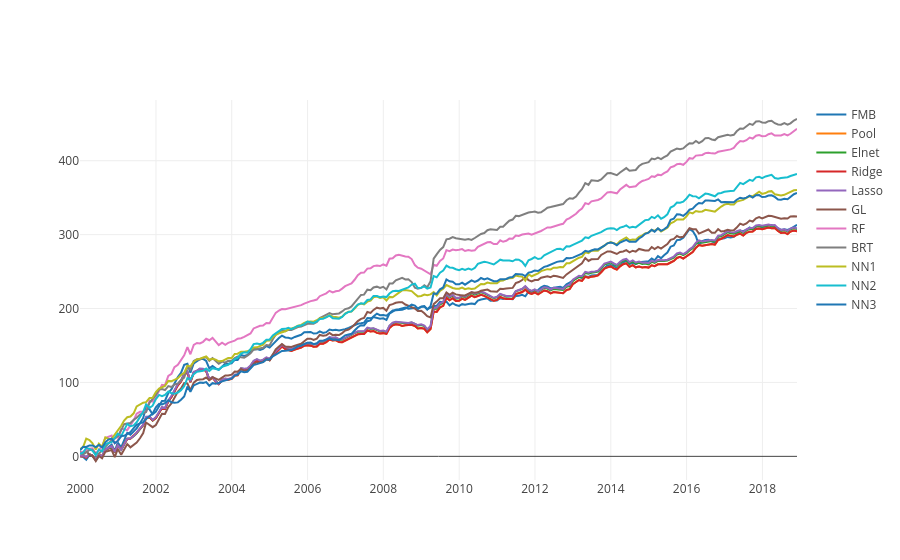

Here is the notebook cell this chart was saved with:
### Code cell
comparison = compar_cum_return(Models = ["FMB", 
                                         "Pool", 
                                         "Elnet", 
                                         "Ridge", 
                                         "Lasso",
                                         "GL",
                                         "RF",
                                         "BRT",
                                         "NN1",
                                         "NN2",
                                         "NN3"],
                                Globals=globals(), 
                                Plot=True)

### Figure 1 — Plotly figure (JSON) as saved in the notebook; plotly's stock layout.template omitted (floating-point values rounded to 4 significant figures; data arrays with more than 128 entries replaced by an {"elided": "..."} marker saying what was removed)
{"data": [{"name": "FMB", "type": "scatter", "uid": "7db91574-6086-4cec-9f36-78e8a8690630", "x": {"elided": "228 str values"}, "y": {"elided": "228 float values"}}, {"name": "Pool", "type": "scatter", "uid": "4b74f813-a9b6-428d-a6d4-d4f9419c934a", "x": {"elided": "228 str values"}, "y": {"elided": "228 float values"}}, {"name": "Elnet", "type": "scatter", "uid": "f8176ec2-26a2-4b7b-8cdf-63a9cdc5b6ed", "x": {"elided": "228 str values"}, "y": {"elided": "228 float values"}}, {"name": "Ridge", "type": "scatter", "uid": "69421b89-6f53-4065-873d-4649a3aca952", "x": {"elided": "228 str values"}, "y": {"elided": "228 float values"}}, {"name": "Lasso", "type": "scatter", "uid": "dc8fc98b-7a6f-461f-b460-9f776d80a248", "x": {"elided": "228 str values"}, "y": {"elided": "228 float values"}}, {"name": "GL", "type": "scatter", "uid": "d96bd56b-8bef-4b03-a93d-d30071583466", "x": {"elided": "228 str values"}, "y": {"elided": "228 float values"}}, {"name": "RF", "type": "scatter", "uid": "55f8d0ed-26c1-42dd-bc44-65447b2aa91c", "x": {"elided": "228 str values"}, "y": {"elided": "228 float values"}}, {"name": "BRT", "type": "scatter", "uid": "3127cc69-5fc3-4472-bee5-59984725a791", "x": {"elided": "228 str values"}, "y": {"elided": "228 float values"}}, {"name": "NN1", "type": "scatter", "uid": "7288392b-d708-44fa-9adb-829a68de5e87", "x": {"elided": "228 str values"}, "y": {"elided": "228 float values"}}, {"name": "NN2", "type": "scatter", "uid": "127b5b8f-d968-424c-a7cd-60a619fc3997", "x": {"elided": "228 str values"}, "y": {"elided": "228 float values"}}, {"name": "NN3", "type": "scatter", "uid": "1ff1763e-0233-46fa-a924-568dff12c65e", "x": {"elided": "228 str values"}, "y": {"elided": "228 float values"}}], "layout": {"barmode": "group"}}
